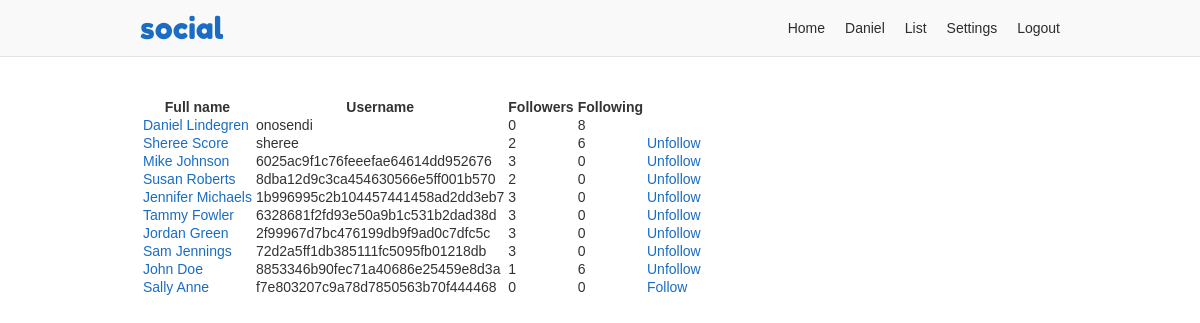
The page /list (signed in) on the database as committed earlier.
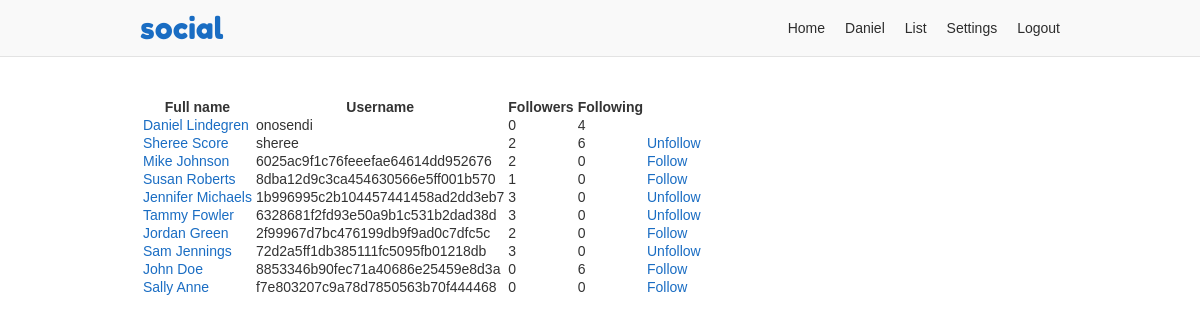
The same page on the database as committed later.
### app/users/models/user.py (models this page shows, shortened)
class User(UserMixin, db.Model, BaseModel):
    username = db.Column(db.String(35), nullable=False, unique=True)
    email = db.Column(db.String(255), nullable=False, unique=True)
    password = db.Column(db.String(128), nullable=False)
    first_name = db.Column(db.String(35), nullable=False)
    last_name = db.Column(db.String(35), nullable=False)
    about_me = db.Column(db.Text)
    last_seen = db.Column(db.DateTime, default=datetime.utcnow)
    posts_per_page = db.Column(db.Integer, default=10, nullable=False)
    full_name = column_property(first_name + " " + last_name)
    followed = db.relationship(
        'User',
        secondary=followers,
        primaryjoin='followers.c.follower_id == User.id',
        secondaryjoin='followers.c.followed_id == User.id',
        backref=db.backref('followers', lazy='dynamic'),
        lazy='dynamic')
    post_author = db.relationship(
        'Post',
        foreign_keys='Post.author_id',
        backref='author', lazy='dynamic')
    post_recipient = db.relationship(
        'Post',
        foreign_keys='Post.recipient_id',
        backref='recipient', lazy='dynamic')
    def is_following(self, user):
        return self.followed.filter(
            followers.c.followed_id == user.id).count() > 0

### app/users/views.py (the view)
@users.route('/list')
@login_required
def list():
    users = User.query.all()
    return render_template('users/list.html', users=users)

### app/models.py (called while the page is built)
    def commit(self):
        try:
            db.session.add(self)
            db.session.commit()
            return self
        except Exception as E:
            db.session.rollback()
            raise E

### app/users/models/user.py (called while the page is built)
@login.user_loader
def load_user(id):
    return User.query.get(int(id))

### app/users/views.py (called while the page is built)
@users.before_request
def before_request():
    if current_user.is_authenticated:
        current_user.last_seen = datetime.utcnow()
        current_user.commit()

### app/templates/users/list.html (shortened to what this page needs)
{% extends "/base.html" %}
{% block content %}
  <table style="margin-top: 4rem;">
    <tr>
      <th>Full name</th>
      <th>Username</th>
      <th>Followers</th>
      <th>Following</th>
    {% for user in users %}
    <tr>
      <td><a href="{{ url_for('users.profile', username=user.username) }}">{{ user.full_name }}</a></td>
      <td>{{ user.username }}</td>
      <td>{{ user.followers.count() }}</td>
      <td>{{ user.followed.count() }}</td>
      <td>
      {% if current_user != user %}
        {% if current_user.is_following(user) %}
        <a href="{{ url_for('users.user_action', username=user.username, action='unfollow') }}">Unfollow</a>
        {% else %}
        <a href="{{ url_for('users.user_action', username=user.username, action='follow') }}">Follow</a>
        {% endif %}
      {% endif %}
      </td>
    </tr>
    {% endfor %}
{% endblock %}

### app/templates/base.html (shortened to what this page needs)
<!doctype html>
<html lang="en">
<head>
  <link rel="stylesheet" href="{{ url_for('static', filename='css/layout.css') }}">
</head>
<body>
<div class="header-container">
  <header class="site-header responsive-container">
    <h1 class="branding"><a href="{{ url_for('static_views.index') }}">{{ APP_NAME }}</a></h1>
    {%- if current_user.is_authenticated %}
    <ul class="primary-nav">
      <li><a href="{{ url_for('users.home') }}">Home</a></li>
      <li><a href="{{ url_for('users.profile', username=current_user.username) }}">{{ current_user.first_name }}</a></li>
      <li><a href="{{ url_for('users.list') }}">List</a></li>
      <li><a href="{{ url_for('users.settings_account') }}">Settings</a></li>
      <li><a href="{{ url_for('static_views.logout') }}">Logout</a></li>
    </ul>
    {%- endif %}
  </header>
</div>
<div class="responsive-container">
{%- block content %}
{%- endblock %}
</div>
</body>
</html>

### app/static/css/layout.css (style rules this page uses)
:root { --blue: #1a6dc3; --dark-blue: #0f559c; --light-gray: #f9f9f9; --gray-border: #e3e3e3; --light-green: #e9ffe0; --green-border: #c9ffb2; --green-text: #335922; }
*, *::before, *::after { box-sizing: border-box; }
html { font-family: sans-serif; font-size: 62.5%; }
article, aside, figcaption, figure, footer, header, hgroup, main, nav, section { display: block; }
body { margin: 0; color: #333; font-size: 1.4rem; line-height: 1; }
h1, h2, h3, h4, h5, h6 { margin: 0 0 10px 0; }
p, ol, ul, dl { margin: 0 0 10px 0; padding: 0; }
ol, ul { list-style: none; }
a, a:link { color: var(--blue); text-decoration: none; }
.responsive-container { margin: 0 auto; max-width: 960px; padding: 0 20px; }
.header-container { margin-bottom: 20px; background-color: var(--light-gray); border-bottom: 1px solid var(--gray-border); }
.header-container .site-header { align-items: center; display: flex; }
.branding { margin: 0; padding: 10px 0; }
.branding a { font: 30px "Fredoka One"; text-decoration: none; }
.primary-nav { display: flex; margin: 0 0 0 auto; }
.primary-nav li { padding: 0 10px; }
.primary-nav li:last-child { padding-right: 0; }
.primary-nav a { color: #2d2d2d; }

Rows that differ between the two databases and show on the page:
changed User "onosendi": followed.count "8" → "4"
computed for User "6025ac9f1c76feeefae64614dd952676": followers.count "3" → "2"; text "Unfollow" → "Follow"
computed for User "8dba12d9c3ca454630566e5ff001b570": followers.count "2" → "1"; text "Unfollow" → "Follow"
computed for User "2f99967d7bc476199db9f9ad0c7dfc5c": followers.count "3" → "2"; text "Unfollow" → "Follow"
computed for User "8853346b90fec71a40686e25459e8d3a": followers.count "1" → "0"; text "Unfollow" → "Follow"
